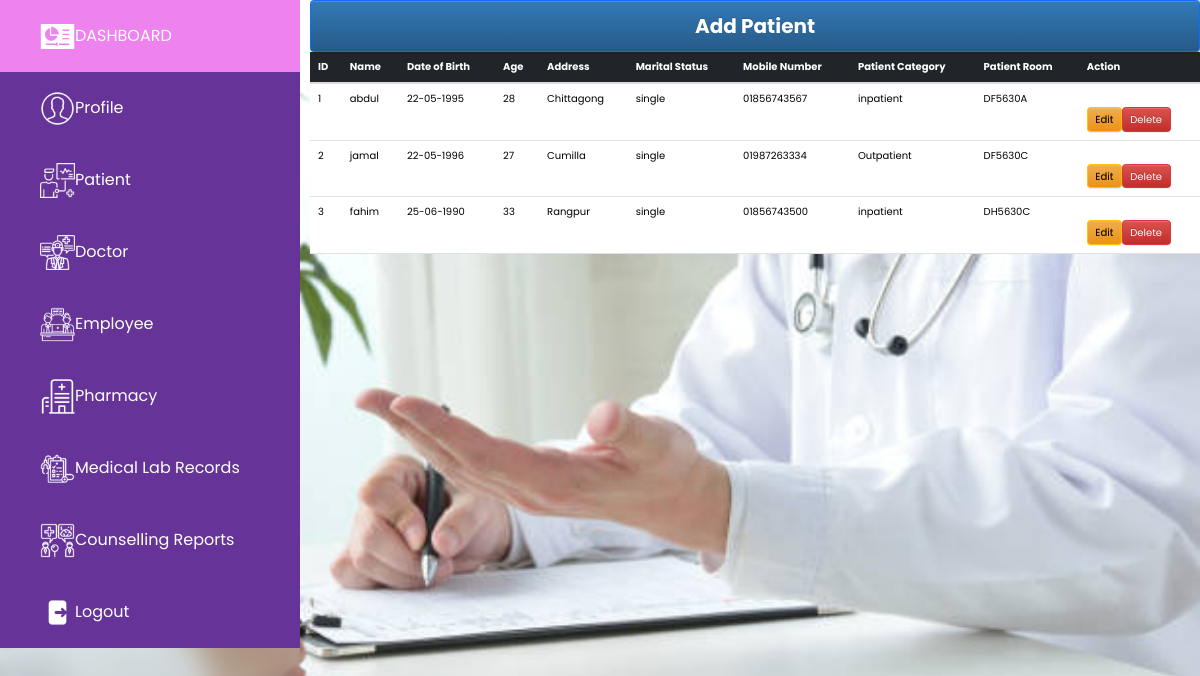
The page /View/admin/patient_features/List_Patient.php (signed in) on the database its author committed.
### tables this page shows
CREATE TABLE `patient` (
  `id` int(60) NOT NULL,
  `name` varchar(60) NOT NULL,
  `date_of_birth` varchar(60) NOT NULL,
  `age` varchar(60) NOT NULL,
  `address` varchar(60) NOT NULL,
  `marital_status` varchar(60) NOT NULL,
  `mobile_number` varchar(60) NOT NULL,
  `patients_category` varchar(60) NOT NULL,
  `patients_room` varchar(60) NOT NULL,
  `user_id` varchar(60) NOT NULL
);

### Navigation_BarLinks.php (called while the page is built, shortened)
<?php
function Admin_Dashboard_page()
{
    return '/Ideal_Health_Counselling_Management_System/View/admin/Admin_Dashboard.php';
}
function List_Doctor(){
    return '/Ideal_Health_Counselling_Management_System/View/admin/doctor_features/List_Doctor.php';
}
function Add_Patient()
{
 return '/Ideal_Health_Counselling_Management_System/View/admin/patient_features/Add_Patient.php';
}
function Edit_Patient()
{
 return '/Ideal_Health_Counselling_Management_System/View/admin/patient_features/Edit_Patient.php';
}
function List_Patient()
{
 return '/Ideal_Health_Counselling_Management_System/View/admin/patient_features/List_Patient.php';
}
function Delete_PatientController()
{
 return '/Ideal_Health_Counselling_Management_System/Controller/admin/patient_features/Delete_PatientController.php';
}
function List_Medical_Lab()
{
 return '/Ideal_Health_Counselling_Management_System/View/admin/medical_lab_records_features/List_Medical_Lab.php';
}

### Model/patient_repo.php (called while the page is built, shortened)
<?php
function findAllPatients()
{
    $conn = db_conn();
    $selectQuery = 'SELECT * FROM `patient`';
    try {
        $result = $conn->query($selectQuery);
        $rows = array();
        while ($row = $result->fetch_assoc()) {
            $rows[] = $row;
        }
        return $rows;
    } catch (Exception $e) {
        echo "Error: " . $e->getMessage();
        return null;
    } finally {
        $conn->close();
    }
}

### View/admin/patient_features/List_Patient.php (the view, shortened to what this page needs)
<?php
require_once '../../../Navigation_BarLinks.php';
require_once '../../../Model/patient_repo.php';
$Admin_Dashboard = Admin_Dashboard_page();
$List_Patient = List_Patient();
$List_Doctor =List_Doctor();
$Edit_Patient_Page = Edit_Patient();
$Delete_PatientController = Delete_PatientController();
$Medical_Lab_Records_List=List_Medical_Lab();
$Add_Patient_Page = Add_Patient();
?>
<!DOCTYPE html>
<html lang="en" dir ="ltr">
<head>
    <link rel="stylesheet" href ="css/style.css">
    <link rel="stylesheet" href="https://cdnjs.cloudflare.com/ajax/libs/font-awesome/5.15.4/css/all.min.css"/>
    <link rel="stylesheet" href="https://cdn.jsdelivr.net/npm/bootstrap@3.3.7/dist/css/bootstrap.min.css">
    <link rel="stylesheet" href="https://cdn.jsdelivr.net/npm/bootstrap@3.3.7/dist/css/bootstrap-theme.min.css">
</head>
<body>
<div class ="menu-btn">
</div>
<div class= "side-bar">
    <div class ="close-btn">
    </div>
    <nav>
        <div class ="menu">
            <div class="item"><a href ="<?php echo $Admin_Dashboard; ?>"><img height="35px" width="35px" src="/Ideal_Health_Counselling_Management_System/View/images/dashboard_icon.png">DASHBOARD</i></a></div>
            <div class="item">
                <a class ="sub-btn"><img height="35px" width="35px" src="/Ideal_Health_Counselling_Management_System/View/images/user_icon.png">Profile<i class ="fas-fa-angle-right dropdown"></i></a>
            </div>
            <div class="item">
            <a href="<?php echo $List_Patient; ?>" class ="sub-btn"><img height="35px" width="35px" src="/Ideal_Health_Counselling_Management_System/View/images/patient_icon.png">Patient<i class ="fas-fa-angle-right dropdown"></i></a>
            </div>
            <div class="item">
                <a href="<?php echo $List_Doctor; ?>" class ="sub-btn"><img height="35px" width="35px" src="/Ideal_Health_Counselling_Management_System/View/images/doctor_icon.png">Doctor</a>
            </div>
            <div class="item">
                <a class ="sub-btn"><img height="35px" width="35px" src="/Ideal_Health_Counselling_Management_System/View/images/employee_icon.png">Employee<i class ="fas-fa-angle-right dropdown"></i></a>
            </div>
            <div class="item">
                <a class ="sub-btn"><img height="35px" width="35px" src="/Ideal_Health_Counselling_Management_System/View/images/pharmacy_icon.png">Pharmacy<i class ="fas-fa-angle-right dropdown"></i></a>
            </div>
            <div class="item">
            <a href="<?php echo $Medical_Lab_Records_List; ?>" class ="sub-btn"><img height="35px" width="35px" src="/Ideal_Health_Counselling_Management_System/View/images/medical-laboratory_icon.png">Medical Lab Records<i class ="fas-fa-angle-right dropdown"></i></a>
            </div>
            <div class="item">
                <a class ="sub-btn"><img height="35px" width="35px" src="/Ideal_Health_Counselling_Management_System/View/images/Doctor_Patient_Counselling_report.png">Counselling Reports<i class ="fas-fa-angle-right dropdown"></i></a>
            </div>
            <div class="item"><a href ="#"><img height="35px" width="35px" src="/Ideal_Health_Counselling_Management_System/View/images/logout_icon.png">Logout</i></a></div>
        </div>
</div>
<section class ="main" style ="margin-left:310px;">
    <div class="d-grid gap-2">
        <a href="<?php echo $Add_Patient_Page; ?>" style="padding-bottom: 10px; padding-top: 10px; color: white; font-size: 20px;"  class="btn btn-primary" type="button"><b>Add Patient</b></a>
    </div>
    <table class="table">
        <thead class="table-dark">
           <tr>
               <th>ID</th>
               <th>Name</th>
               <th>Date of Birth</th>
               <th>Age</th>
               <th>Address</th>
               <th>Marital Status </th>
               <th>Mobile Number</th>
               <th>Patient Category</th>
               <th>Patient Room</th>
               <th>Action</th>
           </tr>
        </thead>
        <tbody>
        <?php
        $data = findAllPatients();
        foreach ($data as $row){
            echo '<tr>';
            echo '<td>'.$row['id'].'</td>';
            echo '<td>'.$row['name'].'</td>';
            echo '<td>'.$row['date_of_birth'].'</td>';
            echo '<td>'.$row['age'].'</td>';
            echo '<td>'.$row['address'].'</td>';
            echo '<td>'.$row['marital_status'].'</td>';
            echo '<td>'.$row['mobile_number'].'</td>';
            echo '<td>'.$row['patients_category'].'</td>';
            echo '<td>'.$row['patients_room'].'</td>';
            echo '<td>';
            echo '<div class="d-flex">';
            echo '
                                <form action="'.$Edit_Patient_Page.'" method="post" class="mr-2">
                                    <div class="form-group">
                                        <input type="number" id="selected_id" name="selected_id" hidden="hidden" value="' . $row['id'] . '" />
                                        <input type="number" id="selected_user_id" name="selected_user_id" hidden="hidden" value="' . $row['user_id'] . '" />
                                    </div>
                                    <input type="submit" class="btn btn-warning" value="Edit"/>
                                </form>
                            ';
            echo '
                                <form action="'.$Delete_PatientController.'" method="post">
                                    <div class="form-group">
                                        <input type="number" id="selected_id" name="selected_id" hidden="hidden" value="' . $row['id'] . '" />
                                        <input type="number" id="selected_user_id_del" name="selected_user_id" hidden="hidden" value="' . $row['user_id'] . '" />
                                    </div>
                                    <input type="submit" class="btn btn-danger" value="Delete"/>
                                </form>
                            ';
            echo '</div>';
            echo '</td>';
            echo '</tr>';
        }
        ?>
        </tbody>
    </table>
</section>
</body>
</html>

### View/css/style.css (style rules this page uses)
* { margin: 0; padding: 0; box-sizing: border-box; font-family: "Poppins" , sans-serif; }
body { min-height:100vh; background :url(Counselling_pic.jpg)no-repeat; background-size:cover; background-position: center; }
.side-bar { background:rgba(255,255,255,0.1); backdrop-filter:blur(15px); width:290px; height:100vh; position:fixed; top: 0; left: 0; overflow-y:auto; }
.side-bar .menu .item { position:relative; cursor: pointer; }
.side-bar .menu .item a { color: #fff; background:lightblue; font-size: 16px; text-decoration:none; display:block; padding: 5px 30px; line-height: 60px; }

### View/admin/patient_features/List_Patient.php (style rules this page uses)
* { margin: 0; padding: 0; box-sizing: border-box; font-family: "Poppins" , sans-serif; }
body { min-height:100vh; background-size:cover; background-position: center; }
.side-bar { background:rgba(255,255,255,0.1); backdrop-filter:blur(15px); width:300px; height:200vh; position:fixed; top: 0; overflow-y:auto; }
.side-bar .menu .item { position:relative; cursor: pointer; }
.side-bar .menu .item a { color: #fff; background:rebeccapurple ; font-size: 16px; text-decoration:none; display:block; padding: 05px 40px; line-height: 62px; }
.close-btn { position:absolute; color: #fff; font-size: 20px; right:0; margin: 25px; cursor: pointer; }
.menu-btn { position:absolute; color: #fff; font-size: 20px; margin: 25px; cursor: pointer; }

### rows shown on the page
patient: id "1", name "abdul", date_of_birth "22-05-1995", age "28", address "Chittagong", marital_status "single", mobile_number "01856743567", patients_category "inpatient", patients_room "DF5630A"
patient: id "2", name "jamal", date_of_birth "22-05-1996", age "27", address "Cumilla", marital_status "single", mobile_number "01987263334", patients_category "Outpatient", patients_room "DF5630C"
patient: id "3", name "fahim", date_of_birth "25-06-1990", age "33", address "Rangpur", marital_status "single", mobile_number "01856743500", patients_category "inpatient", patients_room "DH5630C"
